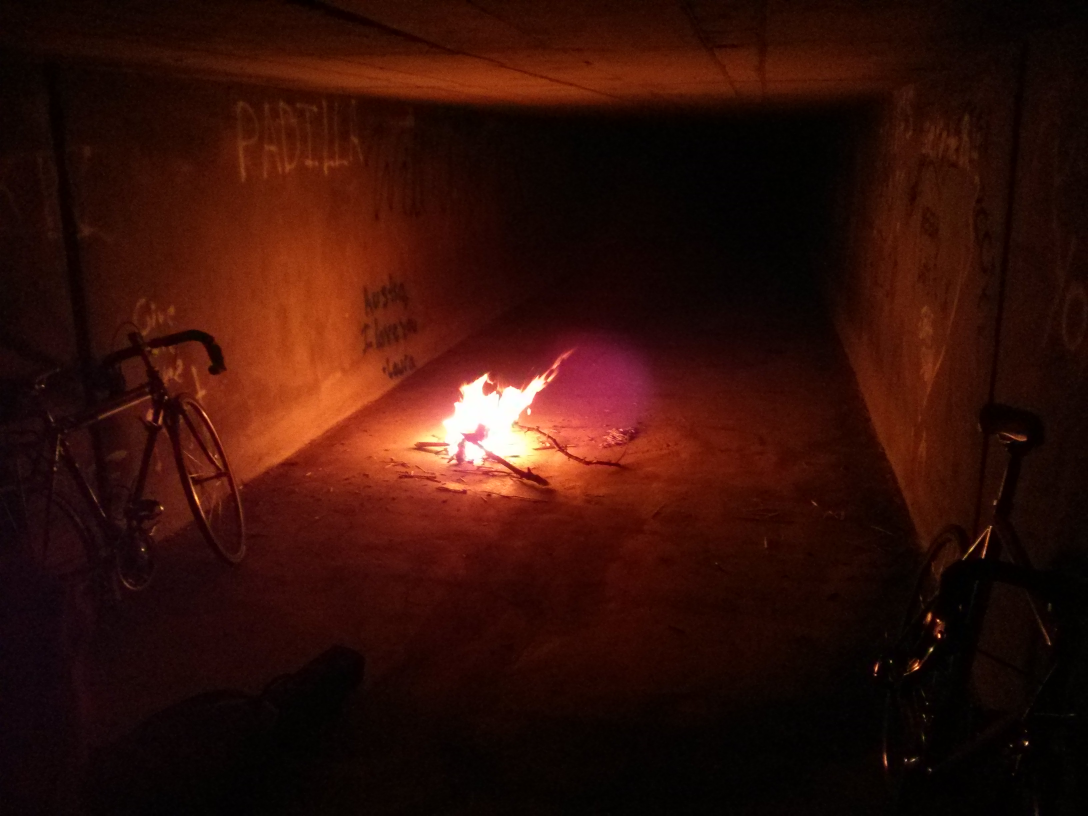
#> input picture input/fire1.jpg, 3264 x 2448 px (shown at 1/3 size)
$ jupyter execute --allow-errors 'ancient mystery.ipynb'   (shell and % lines are left out)
#> lines starting #> are read from the running program, lines starting #| are printed output that depends on the picture
### images2gif.py
# -*- coding: utf-8 -*-
#   Copyright (c) 2010, Almar Klein, Ant1, Marius van Voorden
#
#   This code is subject to the (new) BSD license:
#
#   Redistribution and use in source and binary forms, with or without
#   modification, are permitted provided that the following conditions are met:
#     * Redistributions of source code must retain the above copyright
#       notice, this list of conditions and the following disclaimer.
#     * Redistributions in binary form must reproduce the above copyright
#       notice, this list of conditions and the following disclaimer in the
#       documentation and/or other materials provided with the distribution.
#     * Neither the name of the <organization> nor the
#       names of its contributors may be used to endorse or promote products
#       derived from this software without specific prior written permission.
#
# THIS SOFTWARE IS PROVIDED BY THE COPYRIGHT HOLDERS AND CONTRIBUTORS "AS IS"
# AND ANY EXPRESS OR IMPLIED WARRANTIES, INCLUDING, BUT NOT LIMITED TO, THE
# IMPLIED WARRANTIES OF MERCHANTABILITY AND FITNESS FOR A PARTICULAR PURPOSE
# ARE DISCLAIMED. IN NO EVENT SHALL <COPYRIGHT HOLDER> BE LIABLE FOR ANY
# DIRECT, INDIRECT, INCIDENTAL, SPECIAL, EXEMPLARY, OR CONSEQUENTIAL DAMAGES
# (INCLUDING, BUT NOT LIMITED TO, PROCUREMENT OF SUBSTITUTE GOODS OR SERVICES;
# LOSS OF USE, DATA, OR PROFITS; OR BUSINESS INTERRUPTION) HOWEVER CAUSED AND
# ON ANY THEORY OF LIABILITY, WHETHER IN CONTRACT, STRICT LIABILITY, OR TORT
# (INCLUDING NEGLIGENCE OR OTHERWISE) ARISING IN ANY WAY OUT OF THE USE OF THIS
# SOFTWARE, EVEN IF ADVISED OF THE POSSIBILITY OF SUCH DAMAGE.

""" Module images2gif

Provides functionality for reading and writing animated GIF images.
Use writeGif to write a series of numpy arrays or PIL images as an
animated GIF. Use readGif to read an animated gif as a series of numpy
arrays.

Acknowledgements
----------------

Many thanks to Ant1 for:
* noting the use of "palette=PIL.Image.ADAPTIVE", which significantly
  improves the results.
* the modifications to save each image with its own palette, or optionally
  the global palette (if its the same).

Many thanks to Marius van Voorden for porting the NeuQuant quantization
algorithm of Anthony Dekker to Python (See the NeuQuant class for its
license).

This code is based on gifmaker (in the scripts folder of the source
distribution of PIL)

Some implementation details are ased on gif file structure as provided
by wikipedia.

"""

import os

try:
    import PIL
    from PIL import Image, ImageChops
    from PIL.GifImagePlugin import getheader, getdata
except ImportError:
    PIL = None

try:
    import numpy as np
except ImportError:
    np = None

try:
    from scipy.spatial import cKDTree
except ImportError:
    cKDTree = None

# getheader gives a 87a header and a color palette (two elements in a list).
# getdata()[0] gives the Image Descriptor up to (including) "LZW min code size".
# getdatas()[1:] is the image data itself in chuncks of 256 bytes (well
# technically the first byte says how many bytes follow, after which that
# amount (max 255) follows).

def checkImages(images):
    """ checkImages(images)
    Check numpy images and correct intensity range etc.
    The same for all movie formats.
    """
    # Init results
    images2 = []

    for im in images:
        if PIL and isinstance(im, PIL.Image.Image):
            # We assume PIL images are allright
            images2.append(im)

        elif np and isinstance(im, np.ndarray):
            # Check and convert dtype
            if im.dtype == np.uint8:
                images2.append(im) # Ok
            elif im.dtype in [np.float32, np.float64]:
                im = im.copy()
                im[im<0] = 0
                im[im>1] = 1
                im *= 255
                images2.append( im.astype(np.uint8) )
            else:
                im = im.astype(np.uint8)
                images2.append(im)
            # Check size
            if im.ndim == 2:
                pass # ok
            elif im.ndim == 3:
                if im.shape[2] not in [3,4]:
                    raise ValueError('This array can not represent an image.')
            else:
                raise ValueError('This array can not represent an image.')
        else:
            raise ValueError('Invalid image type: ' + str(type(im)))

    # Done
    return images2


def intToBin(i):
    """ Integer to two bytes """
    # devide in two parts (bytes)
    i1 = i % 256
    i2 = int( i/256)
    # make string (little endian)
    return chr(i1) + chr(i2)


def getheaderAnim(im):
    """ Animation header. To replace the getheader()[0] """
    bb = "GIF89a"
    bb += intToBin(im.size[0])
    bb += intToBin(im.size[1])
    bb += "\x87\x00\x00"
    return bb


# [16 lines left out: function getImageDescriptor, not called in this run]


#def getAppExt(loops=float('inf')):
#compile error commented by zcwang
def getAppExt(loops=float(0)):
    """ Application extention. Part that specifies amount of loops.
    If loops is inf, it goes on infinitely.
    """
    if loops == 0:
        loops = 2**16-1
        #bb = "" # application extension should not be used
                # (the extension interprets zero loops
                # to mean an infinite number of loops)
                # Mmm, does not seem to work
    if True:
        bb = "\x21\xFF\x0B"  # application extension
        bb += "NETSCAPE2.0"
        bb += "\x03\x01"
#        if loops == float('inf'):
        if loops == float(0):
            loops = 2**16-1
        bb += intToBin(loops)
        bb += '\x00'  # end
    return bb


# [9 lines left out: function getGraphicsControlExt, not called in this run]


def _writeGifToFile(fp, images, durations, loops):
    """ Given a set of images writes the bytes to the specified stream.
    """

    # Obtain palette for all images and count each occurance
    palettes, occur = [], []
    for im in images:
        palettes.append( getheader(im)[1] )
    for palette in palettes:
        occur.append( palettes.count( palette ) )

    # Select most-used palette as the global one (or first in case no max)
    globalPalette = palettes[ occur.index(max(occur)) ]

    # Init
    frames = 0
    firstFrame = True


    for im, palette in zip(images, palettes):

        if firstFrame:
            # Write header

            # Gather info
            header = getheaderAnim(im)
            appext = getAppExt(loops)

            # Write
            fp.write(header)
            fp.write(globalPalette)
            fp.write(appext)

            # Next frame is not the first
            firstFrame = False

        if True:
            # Write palette and image data

            # Gather info
            data = getdata(im)
            imdes, data = data[0], data[1:]
            graphext = getGraphicsControlExt(durations[frames])
            # Make image descriptor suitable for using 256 local color palette
            lid = getImageDescriptor(im)

            # Write local header
            if palette != globalPalette:
                # Use local color palette
                fp.write(graphext)
                fp.write(lid) # write suitable image descriptor
                fp.write(palette) # write local color table
                fp.write('\x08') # LZW minimum size code
            else:
                # Use global color palette
                fp.write(graphext)
                fp.write(imdes) # write suitable image descriptor

            # Write image data
            for d in data:
                fp.write(d)

        # Prepare for next round
        frames = frames + 1

    fp.write(";")  # end gif
    return frames


## Exposed functions

def writeGif(filename, images, duration=0.1, repeat=True, dither=False, nq=0):
    """ writeGif(filename, images, duration=0.1, repeat=True, dither=False)

    Write an animated gif from the specified images.

    Parameters
    ----------
    filename : string
       The name of the file to write the image to.
    images : list
        Should be a list consisting of PIL images or numpy arrays.
        The latter should be between 0 and 255 for integer types, and
        between 0 and 1 for float types.
    duration : scalar or list of scalars
        The duration for all frames, or (if a list) for each frame.
    repeat : bool or integer
        The amount of loops. If True, loops infinitetely.
    dither : bool
        Whether to apply dithering
    nq : integer
        If nonzero, applies the NeuQuant quantization algorithm to create
        the color palette. This algorithm is superior, but slower than
        the standard PIL algorithm. The value of nq is the quality
        parameter. 1 represents the best quality. 10 is in general a
        good tradeoff between quality and speed.

    """

    # Check PIL
    if PIL is None:
        raise RuntimeError("Need PIL to write animated gif files.")

    # Check images
    images = checkImages(images)

    # Check loops
    if repeat is False:
        loops = 1
    elif repeat is True:
        loops = 0 # zero means infinite
    else:
        loops = int(repeat)

    # Convert to PIL images
    images2 = []
    for im in images:
        if isinstance(im, Image.Image):
            images2.append(im)
        elif np and isinstance(im, np.ndarray):
            if im.ndim==3 and im.shape[2]==3:
                im = Image.fromarray(im,'RGB')
            elif im.ndim==2:
                im = Image.fromarray(im,'L')
            images2.append(im)

    # Convert to paletted PIL images
    images, images2 = images2, []
    if nq >= 1:
        # NeuQuant algorithm
        for im in images:
            im = im.convert("RGBA") # NQ assumes RGBA
            nq = NeuQuant(im, int(nq)) # Learn colors from image
            if dither:
                im = im.convert("RGB").quantize(palette=nq.paletteImage())
            else:
                im = nq.quantize(im)  # Use to quantize the image itself
            images2.append(im)
    else:
        # Adaptive PIL algorithm
        AD = Image.ADAPTIVE
        for im in images:
            im = im.convert('P', palette=AD, dither=dither)
            images2.append(im)

    # Check duration
    if hasattr(duration, '__len__'):
        if len(duration) == len(images2):
            durations = [d for d in duration]
        else:
            raise ValueError("len(duration) doesn't match amount of images.")
    else:
        duration = [duration for im in images2]

    # Open file
    fp = open(filename, 'wb')

    # Write
    try:
        n = _writeGifToFile(fp, images2, duration, loops)
    finally:
        fp.close()


# [48 lines left out: function readGif, not called in this run]


class NeuQuant:
    """ NeuQuant(image, samplefac=10, colors=256)

    samplefac should be an integer number of 1 or higher, 1
    being the highest quality, but the slowest performance.
    With avalue of 10, one tenth of all pixels are used during
    training. This value seems a nice tradeof between speed
    and quality.

    colors is the amount of colors to reduce the image to. This
    should best be a power of two.

    See also:
    http://members.ozemail.com.au/~dekker/NEUQUANT.HTML

    License of the NeuQuant Neural-Net Quantization Algorithm
    ---------------------------------------------------------

    Copyright (c) 1994 Anthony Dekker
    Ported to python by Marius van Voorden in 2010

    NEUQUANT Neural-Net quantization algorithm by Anthony Dekker, 1994.
    See "Kohonen neural networks for optimal colour quantization"
    in "network: Computation in Neural Systems" Vol. 5 (1994) pp 351-367.
    for a discussion of the algorithm.
    See also  http://members.ozemail.com.au/~dekker/NEUQUANT.HTML

    Any party obtaining a copy of these files from the author, directly or
    indirectly, is granted, free of charge, a full and unrestricted irrevocable,
    world-wide, paid up, royalty-free, nonexclusive right and license to deal
    in this software and documentation files (the "Software"), including without
    limitation the rights to use, copy, modify, merge, publish, distribute, sublicense,
    and/or sell copies of the Software, and to permit persons who receive
    copies from any such party to do so, with the only requirement being
    that this copyright notice remain intact.

    """

    NCYCLES = None # Number of learning cycles
    NETSIZE = None # Number of colours used
    SPECIALS = None # Number of reserved colours used
    BGCOLOR = None # Reserved background colour
    CUTNETSIZE = None
    MAXNETPOS = None

    INITRAD = None # For 256 colours, radius starts at 32
    RADIUSBIASSHIFT = None
    RADIUSBIAS = None
    INITBIASRADIUS = None
    RADIUSDEC = None # Factor of 1/30 each cycle

    ALPHABIASSHIFT = None
    INITALPHA = None # biased by 10 bits

    GAMMA = None
    BETA = None
    BETAGAMMA = None

    network = None # The network itself
    colormap = None # The network itself

    netindex = None # For network lookup - really 256

    bias = None # Bias and freq arrays for learning
    freq = None

    pimage = None

    # Four primes near 500 - assume no image has a length so large
    # that it is divisible by all four primes
    PRIME1 = 499
    PRIME2 = 491
    PRIME3 = 487
    PRIME4 = 503
    MAXPRIME = PRIME4

    pixels = None
    samplefac = None

    a_s = None


    # [336 lines left out: functions setconstants, __init__, writeColourMap, setUpArrays, altersingle, geta and 11 more, not called in this run]
    def inxsearch(self, r, g, b):
        # [5 lines left out: function inxsearch, not called in this run]


if __name__ == '__main__':
    im = np.zeros((200,200), dtype=np.uint8)
    im[10:30,:] = 100
    im[:,80:120] = 255
    im[-50:-40,:] = 50

    images = [im*1.0, im*0.8, im*0.6, im*0.4, im*0]
    writeGif('lala3.gif',images, duration=0.5, dither=0)

### ancient mystery.ipynb
[cell 1]
%pylab inline
from __future__ import print_function

import numpy as np
import images2gif
import Image
import inline_display
import random

from skimage import io, color

[cell 2]
original = Image.open('input/fire1.jpg')
#> original is the input picture: PIL image 3264x2448 RGB; mean R, G, B 51.4, 16.3, 9.2
img = original.copy()
img.thumbnail((500,500))
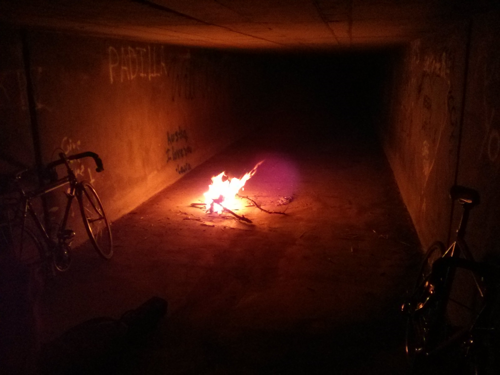
#> img: PIL image 500x375 RGB; mean R, G, B 51.3, 16.2, 9.1
w, h = img.size

[cell 3]
def fuckwith(image, p, colors=None, pil=False):

#> called with p = (0.5, 0.5), colors = 80, pil = True
    a, b = p

    lab = color.rgb2lab(image)
#> lab: shape (375, 500, 3) float64; mean of channels 0, 1, 2 10.5, 14.7, 11

    for y in range(h):
        lmax = np.max(lab[y,:,0])
        lab[y,:,0] += lmax * ( (1.5 ** a) - 1 )
        lab[y,:,0] *= ((a * 0.8) + 1.0)
        lab[y,:,0] += (a*5) - 1
        lab[y,:,1] += lmax * 0.2 * a
        lab[y,:,2] += lmax * 0.3 * a
#> this loop made 375 passes
#> lmax on passes 1 to 3: 9.5, 9.04, 9.61
#> lab: shape (375, 500, 3) float64; mean of channels 0, 1, 2 28.2, 18.5, 16.6

    for x in range(w):
        lmax = np.max(lab[:,x,0])
        lab[:,x,0] -= lmax * ( (1.1 ** b) - 1 )
        lab[:,x,1] -= lmax * 0.2 * b
        lab[:,x,2] -= lmax * 0.3 * b
#> this loop made 500 passes
#> lmax on passes 1 to 3: 39.79, 39.76, 40.17
#> lab: shape (375, 500, 3) float64; mean of channels 0, 1, 2 23.7, 9.5, 3.1

    rgb = color.lab2rgb(lab)
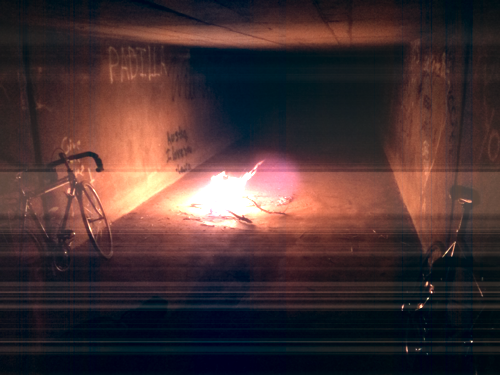
#> rgb: shape (375, 500, 3) float64; mean R, G, B 0.281, 0.202, 0.206
    rgb = np.clip(rgb, 0, 1)

    if colors:
        rgb_scaled = (rgb*255).astype('uint8')
        mod = Image.fromarray(rgb_scaled)
        mod = mod.convert('P', palette=Image.ADAPTIVE, colors=colors)
        if pil == True:
            return mod
        else:
            mod = mod.convert('RGB')
            pix = np.array(mod)
            return pix
    elif pil == True:
        rgb_scaled = (rgb*255).astype('uint8')
        mod = Image.fromarray(rgb_scaled)
        return mod
    else:
        return rgb

[cell 4]
fuckwith(img, (0.5,0.5), colors=80, pil=True)

[cell 5]
frames = []
n = 20

for i in range(n):
    print(i, end=' ')
    p = float(i)/n

    a = (-cos( p*2*3.141 ) + 1) * 0.17
    a += random.random() * 0.22

    b = (-cos( p*2*3.141 + 2 ) + 1) * 0.3
    b += random.random() * 0.1

    f = fuckwith(img, (a,b), colors=80)
    frames.append(f)
#> this loop made 20 passes
#> pass 1, in fuckwith (call 2), `rgb = color.lab2rgb(lab)`:
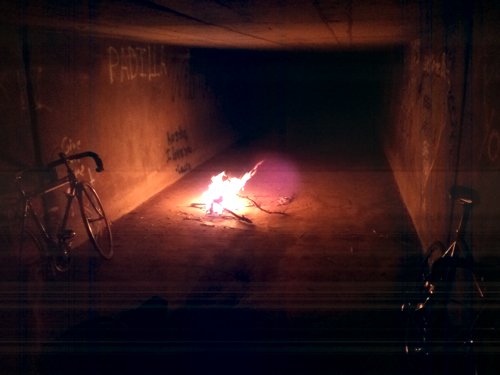
#> rgb: shape (375, 500, 3) float64; mean R, G, B 0.195, 0.0993, 0.104
#> pass 1, in fuckwith (call 2), `mod = mod.convert('P', palette=Image.ADAPTIVE, colors=colors)`:
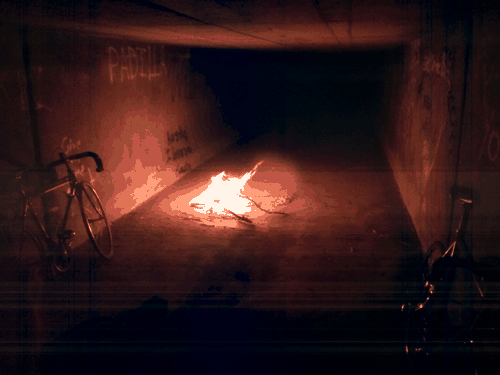
#> mod: PIL image 500x375 P; mean R, G, B 49.1, 24.7, 25.9
#> pass 2, in fuckwith (call 3), `rgb = color.lab2rgb(lab)`:
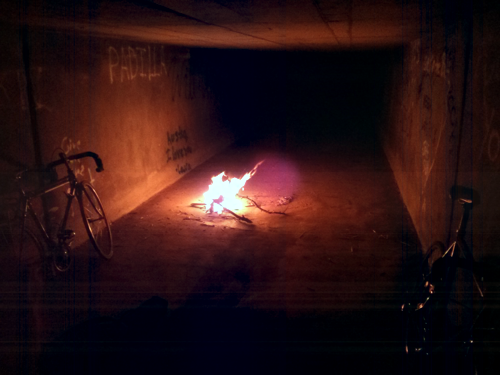
#> rgb: shape (375, 500, 3) float64; mean R, G, B 0.171, 0.0744, 0.0814
#> after the loop, frames = 20 items

[cell 6]
reload(images2gif)
#> (the rest of this cell did not finish here and is left out)

#> the loop in checkImages, `for im in images:` made 20 passes
#> the loop in writeGif, `for im in images:` made 20 passes
#> pass 2, in writeGif, `im = Image.fromarray(im,'RGB')`:
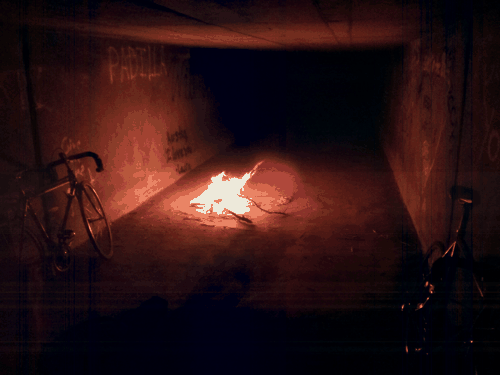
#> im: PIL image 500x375 RGB; mean R, G, B 43, 18.2, 19.9
#> in writeGif, `images, images2 = images2, []`: images2 = []
#> after the loop in writeGif, `for im in images:`: images2 = 20 items
#> in writeGif, `duration = [duration for im in images2]`: duration = [0.1, 0.1, 0.1, 0.1, 0.1, 0.1, 0.1, 0.1, 0.1, 0.1, 0.1, 0.1, 0.1, 0.1, 0.1, 0.1, 0.1, 0.1, 0.1, 0.1]
#> the loop in _writeGifToFile, `for im in images:` made 20 passes
#> after the loop in _writeGifToFile, `for im in images:`: palettes = 20 items
#> the loop in _writeGifToFile, `for palette in palettes:` made 20 passes
#> after the loop in _writeGifToFile, `for palette in palettes:`: occur = [20, 20, 20, 20, 20, 20, 20, 20, 20, 20, 20, 20, 20, 20, 20, 20, 20, 20, 20, 20]
#> the loop in _writeGifToFile, `for im, palette in zip(images, palettes): ` made 1 pass
#> (palette, loops in getAppExt) on pass 1: (None, 65535)
#> after the loop in _writeGifToFile, `for im, palette in zip(images, palettes):`: firstFrame = True; frames = 0
